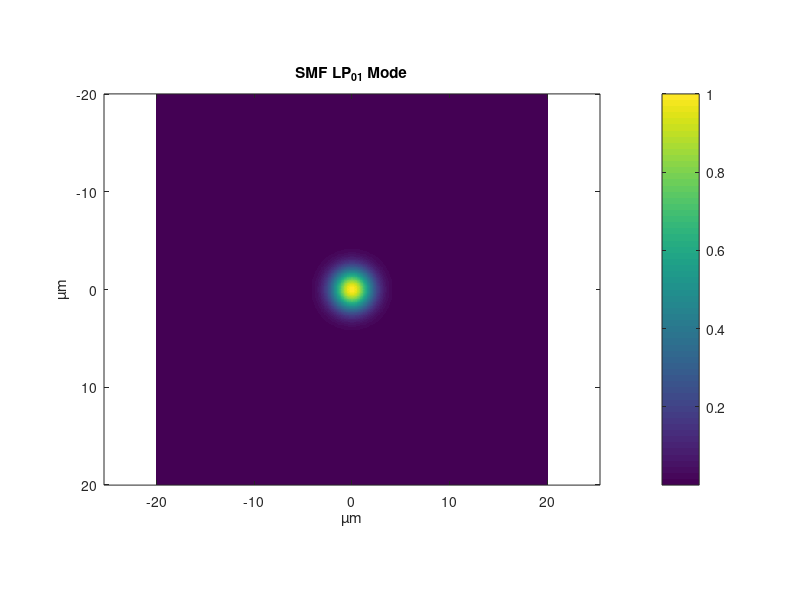

MATLAB code for this plot:
lambda = 1.55e-6;       % wavelength in meters
a = 4.1e-6;             % core radius in meters
n_core = 1.450;         
n_clad = 1.444;         

NA = sqrt(n_core^2 - n_clad^2);   % numerical aperture
V = 2*pi*a/lambda*NA;             % normalized frequency

N = 512;        % number of grid points
L = 20e-6;      % grid size in meters
x = linspace(-L,L,N);
y = x;
[X,Y] = meshgrid(x,y);
R = sqrt(X.^2 + Y.^2);

w0 = a/sqrt(2);            % mode field radius
E_smf = exp(-(R.^2)/(w0^2));
E_smf = E_smf/max(E_smf(:));

% Plot intensity
figure;
imagesc(x*1e6,y*1e6,abs(E_smf).^2)
axis equal tight
xlabel('µm'); ylabel('µm');
title('SMF LP_{01} Mode');
colorbar;
